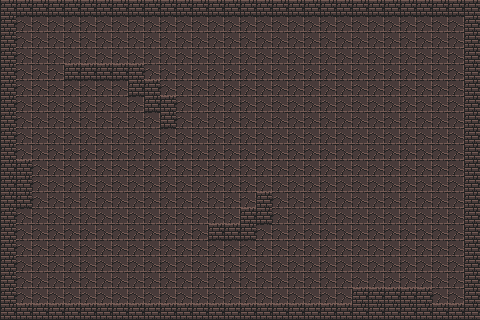

This is a level from a 2D game, rendered from its Tiled map with the project's own tilesets. A one-line summary and the complete map file follow:
An orthogonal 30x20 tile map with 16x16 px tiles, 1 tile layer (Livello tile 1) and 5 objects.

<map version="1.10" tiledversion="1.11.2" orientation="orthogonal" renderorder="right-down" width="30" height="20" tilewidth="16" tileheight="16" infinite="0" nextlayerid="3" nextobjectid="6">
 <tileset firstgid="1" name="0x72_DungeonTilesetII_v1.7" tilewidth="16" tileheight="16" tilecount="1024" columns="32">
  <image source="../images/0x72_DungeonTilesetII_v1.7.png" width="512" height="512" />
  <tile id="33">
   <properties>
    <property name="isWall" type="bool" value="true" />
   </properties>
  </tile>
 </tileset>
 <layer id="1" name="Livello tile 1" width="30" height="20" locked="1">
  <data encoding="csv">
34,34,34,34,34,34,34,34,34,34,34,34,34,34,34,34,34,34,34,34,34,34,34,34,34,34,34,34,34,34,
34,131,131,131,131,131,131,131,131,131,131,131,131,131,131,131,131,131,131,131,131,131,131,131,131,131,131,131,131,34,
34,131,131,131,131,131,131,131,131,131,131,131,131,131,131,131,131,131,131,131,131,131,131,131,131,131,131,131,131,34,
34,131,131,131,131,131,131,131,131,131,131,131,131,131,131,131,131,131,131,131,131,131,131,131,131,131,131,131,131,34,
34,131,131,131,34,34,34,34,34,131,131,131,131,131,131,131,131,131,131,131,131,131,131,131,131,131,131,131,131,34,
34,131,131,131,131,131,131,131,34,34,131,131,131,131,131,131,131,131,131,131,131,131,131,131,131,131,131,131,131,34,
34,131,131,131,131,131,131,131,131,34,34,131,131,131,131,131,131,131,131,131,131,131,131,131,131,131,131,131,131,34,
34,131,131,131,131,131,131,131,131,131,34,131,131,131,131,131,131,131,131,131,131,131,131,131,131,131,131,131,131,34,
34,131,131,131,131,131,131,131,131,131,131,131,131,131,131,131,131,131,131,131,131,131,131,131,131,131,131,131,131,34,
34,131,131,131,131,131,131,131,131,131,131,131,131,131,131,131,131,131,131,131,131,131,131,131,131,131,131,131,131,34,
34,34,131,131,131,131,131,131,131,131,131,131,131,131,131,131,131,131,131,131,131,131,131,131,131,131,131,131,131,34,
34,34,131,131,131,131,131,131,131,131,131,131,131,131,131,131,131,131,131,131,131,131,131,131,131,131,131,131,131,34,
34,34,131,131,131,131,131,131,131,131,131,131,131,131,131,131,34,131,131,131,131,131,131,131,131,131,131,131,131,34,
34,131,131,131,131,131,131,131,131,131,131,131,131,131,131,34,34,131,131,131,131,131,131,131,131,131,131,131,131,34,
34,131,131,131,131,131,131,131,131,131,131,131,131,34,34,34,131,131,131,131,131,131,131,131,131,131,131,131,131,34,
34,131,131,131,131,131,131,131,131,131,131,131,131,131,131,131,131,131,131,131,131,131,131,131,131,131,131,131,131,34,
34,131,131,131,131,131,131,131,131,131,131,131,131,131,131,131,131,131,131,131,131,131,131,131,131,131,131,131,131,34,
34,131,131,131,131,131,131,131,131,131,131,131,131,131,131,131,131,131,131,131,131,131,131,131,131,131,131,131,131,34,
34,131,131,131,131,131,131,131,131,131,131,131,131,131,131,131,131,131,131,131,131,131,34,34,34,34,34,131,131,34,
34,34,34,34,34,34,34,34,34,34,34,34,34,34,34,34,34,34,34,34,34,34,34,34,34,34,34,34,34,34
</data>
 </layer>
 <objectgroup id="2" name="Livello di oggetti 1" offsetx="4.66667" offsety="5.33333">
  <object id="1" x="66" y="211.333">
   <properties>
    <property name="enemyType" value="ranger" />
   </properties>
   <point />
  </object>
  <object id="2" x="354" y="230.667">
   <properties>
    <property name="enemyType" value="shielder" />
   </properties>
   <point />
  </object>
  <object id="3" x="93.3333" y="199.333">
   <properties>
    <property name="enemyType" value="shielder" />
   </properties>
   <point />
  </object>
  <object id="4" x="48.6667" y="42">
   <properties>
    <property name="enemyType" value="ball" />
   </properties>
   <point />
  </object>
  <object id="5" x="364.667" y="184">
   <properties>
    <property name="enemyType" value="ranger" />
   </properties>
   <point />
  </object>
 </objectgroup>
</map>
